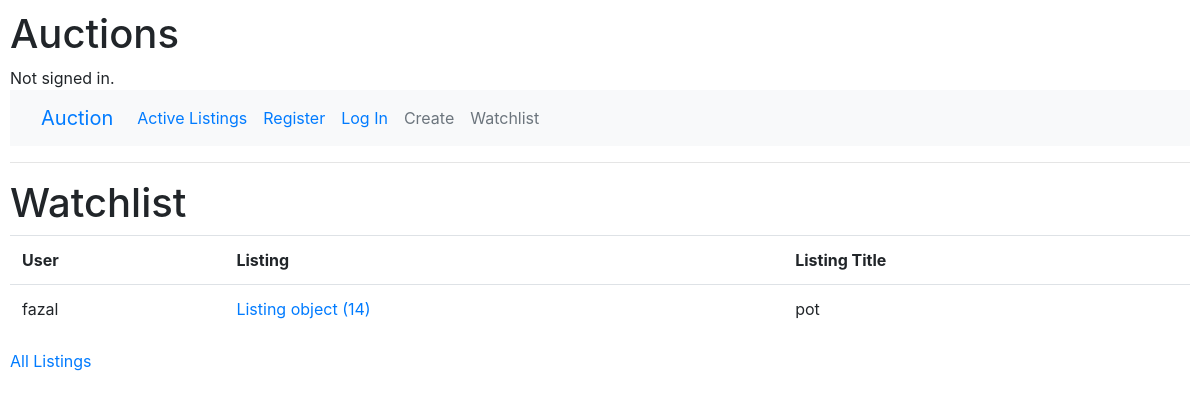
Screenshot of /watchlist with the database file from the repository.
### auctions/models.py (models this page shows)
class Watchlist(models.Model):
    user = models.ForeignKey(User, on_delete=models.CASCADE, blank=False, related_name="watchlists", default="")
    listing = models.ForeignKey(Listing, on_delete=models.CASCADE, related_name="watchlists", default="")
    watchlist_bool = models.BooleanField(default=False)

class User(AbstractUser):
    pass

class Listing(models.Model):
    title = models.CharField(max_length=64)
    description = models.CharField(max_length=256)
    starting_bid = models.IntegerField()

### auctions/views.py (the view)
# urls.py: path("watchlist", views.watchlist, name="watchlist")
def watchlist(request):
    return render(request, "auctions/watchlist.html", {
        "watchlist": Watchlist.objects.all()
    })

### auctions/templates/auctions/watchlist.html
{% extends "auctions/layout.html" %}
{% block body %}
    <h1>Watchlist</h1>
    <table class="table">
        <tr>
            <th>User</th>
            <th>Listing</th>
            <th>Listing Title</th>
        </tr>
        {% for item in watchlist %}
            <tr>
                <td>{{ item.user }}</td>
                <td><a href="{% url 'listing' item.listing.id %}">{{ item.listing }}</a></td>
                <td>{{ item.listing.title }}</td>
            </tr>
        {% endfor %}
    </table>
    <a href="{% url 'index' %}">All Listings</a>
{% endblock %}

### auctions/static/auctions/styles.css (style rules this page uses)
body { padding: 10px; }

### rows the page displays
Watchlist: user "fazal", listing "Listing object (14)", listing "pot"
